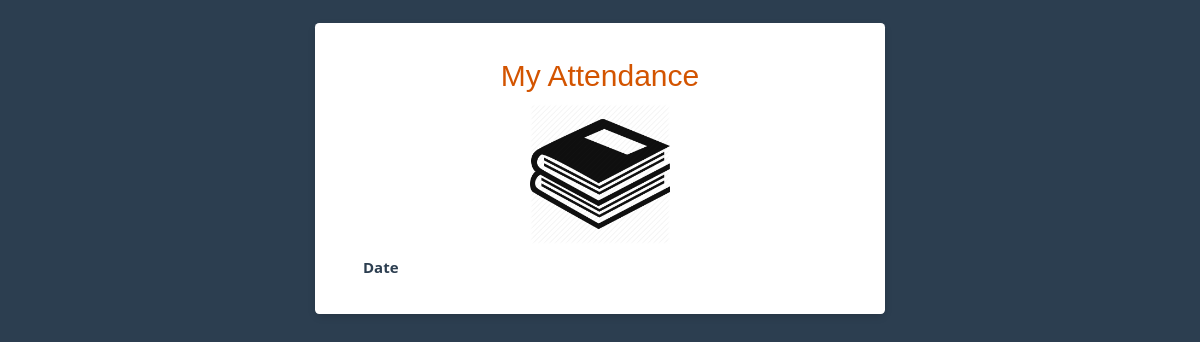
/interface/teacher_attendance.php (signed in), run on an earlier commit of the app's database.
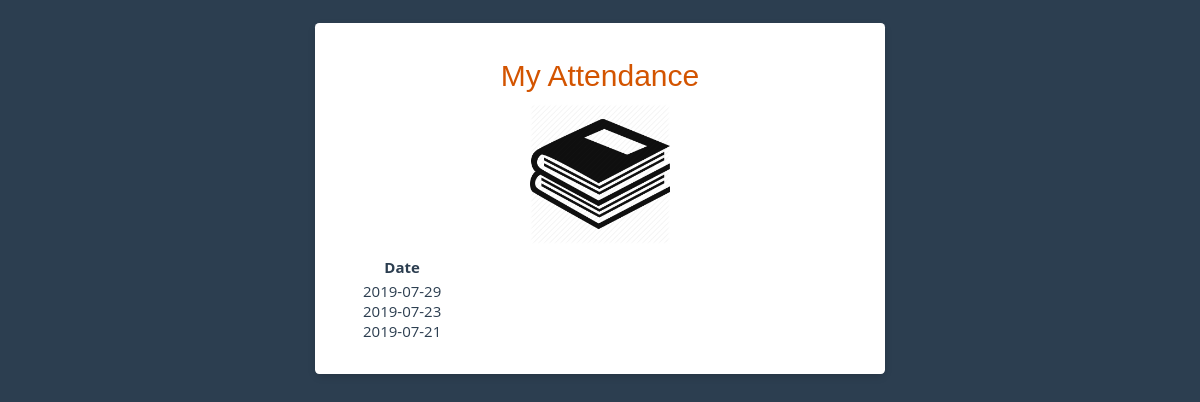
And on a later commit of the database.
### tables this page shows
CREATE TABLE `teacher_attendance` (
  `tid` varchar(10) NOT NULL,
  `date` date NOT NULL
);

### interface/teacher_attendance.php (the view, shortened to what this page needs)
<?php
$userid = $_SESSION['userid'];
$connection=mysqli_connect('localhost','root','','schooldatabase');
$query="SELECT date from teacher_attendance where tid='$userid' order by date desc";
$result= mysqli_query($connection,$query);
$date="";
while ($row=mysqli_fetch_array($result,MYSQLI_ASSOC)){
	 $date=$date.$row['date']."<br>";
}
?>
<!DOCTYPE html>
<html lang="en">
<head>
	<link rel="stylesheet" href="../assets/css/style.css">
	<link rel='stylesheet' href='http://maxcdn.bootstrapcdn.com/font-awesome/4.3.0/css/font-awesome.min.css'>
	</head>
	<div class="limiter">
		<div class="container-login100">
			<div class="wrap-login100">
				<form class="" method="post" action="" name="login">
					<span class="login100-form-title p-b-26">
						My Attendance
					</span>
					<img src="../assets/graphics/app-icon.png" alt="login-logo" class="app-logo">
					<table >
						<tr>
                            <th>Date</th>
						</tr>
                        <tr >
                            <td><?php echo $date;?></td>
						</tr>
					</table>
				</form>
			</div>
		</div>
	</div>
</body>
</html>

### assets/css/style.css (style rules this page uses)
*, *:before, *:after { box-sizing: border-box; }
.app-logo { display: block; height: 140px; width: auto; float: center; margin: 0 auto;margin-top: auto; margin-bottom: 10px; }
.login100-form-title { display: block; font-family: Helvetica; font-size: 30px; color: #d35400; line-height: 1.2; text-align: center; padding-top: 20px; padding-bottom: 10px; }
.limiter { max-width: 38em; padding: 1em 3em 2em 3em; margin: 0em auto; background-color: #fff; border-radius: 4.2px; box-shadow: 0px 3px 10px -2px rgba(0, 0, 0, 0.2); }

What changed in the data, as far as the page shows it:
added teacher_attendance: date "2019-07-29"
added teacher_attendance: date "2019-07-23"
added teacher_attendance: date "2019-07-21"
